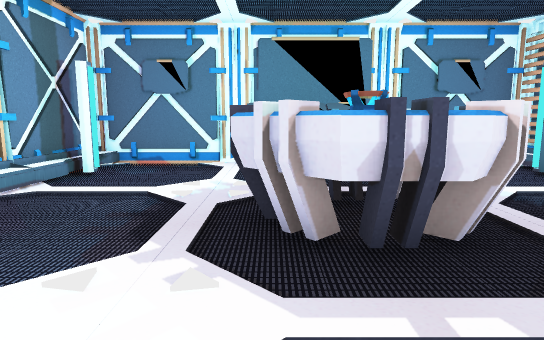
View 1 (above)

17 first-person views from a walk through a scene from a Unity 3-D project. The camera is 1.2 m above the floor, tilts 8° down and sees 75° across. Doors are open. The floor is counted in squares, 1 m on a side. Each view is taken from the middle of a square. On the plan, view 1 faces up. The plan holds only what a view shows up to about 14 squares ahead; the rest is blank. The place goes on beyond the plan.

View 2
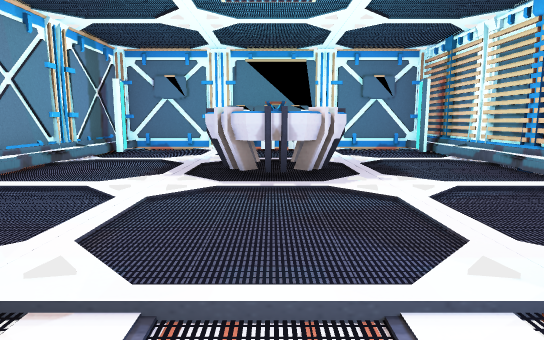

View 3
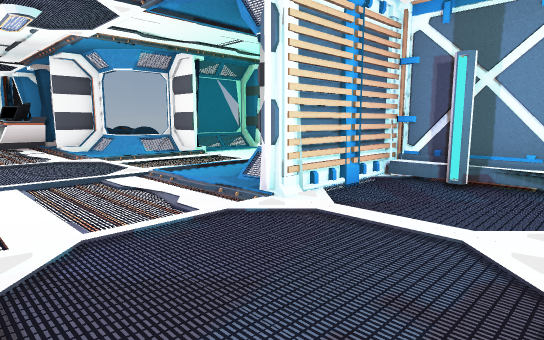

View 4
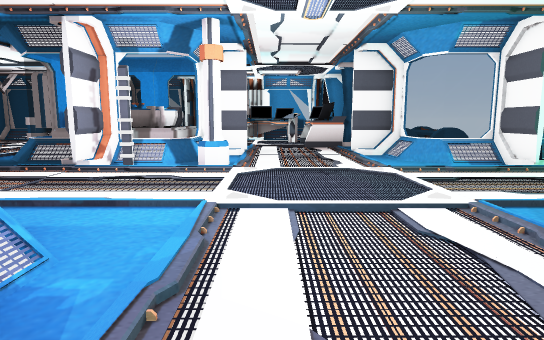

View 5
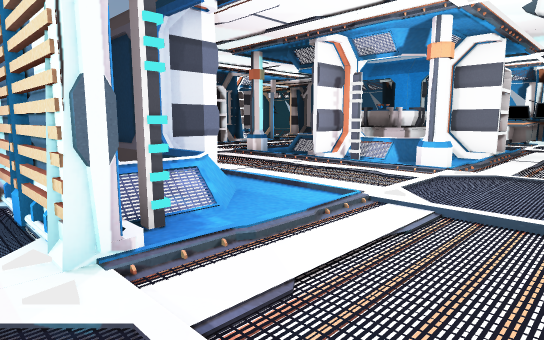

View 6
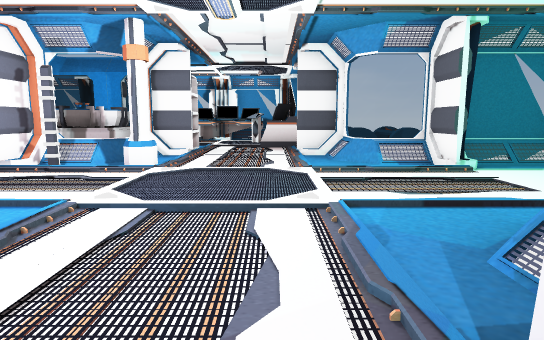

View 7
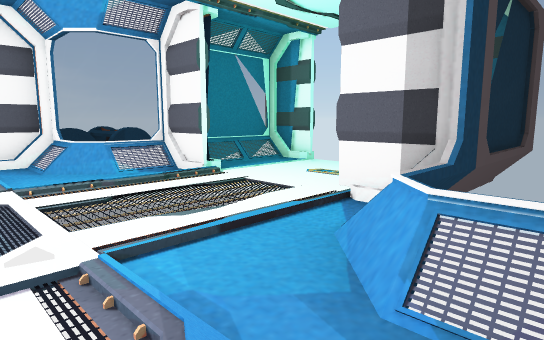

View 8
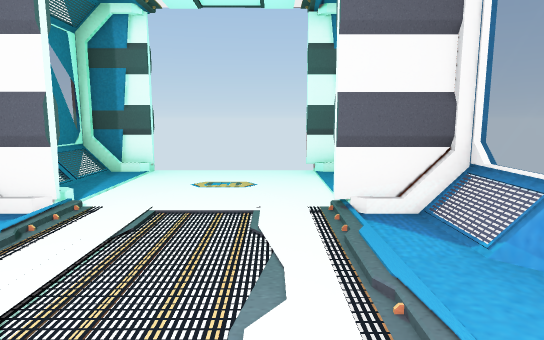

View 9
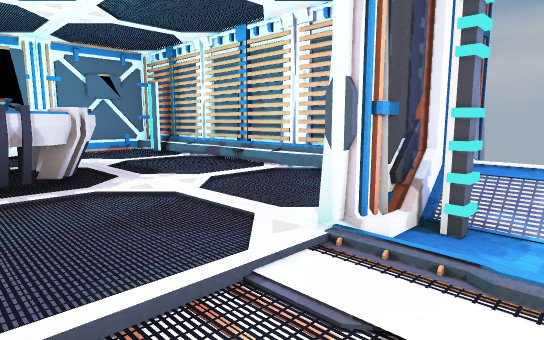

View 10
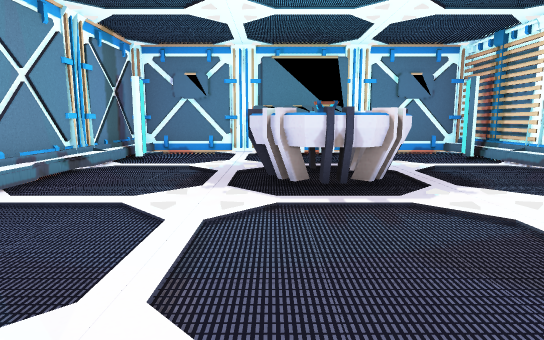

View 11
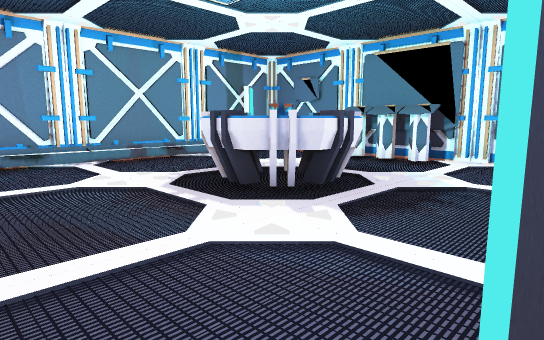

View 12
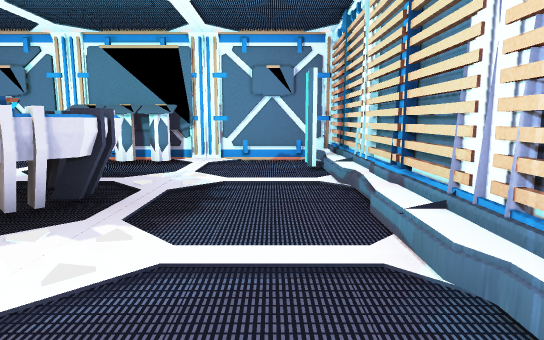

View 13
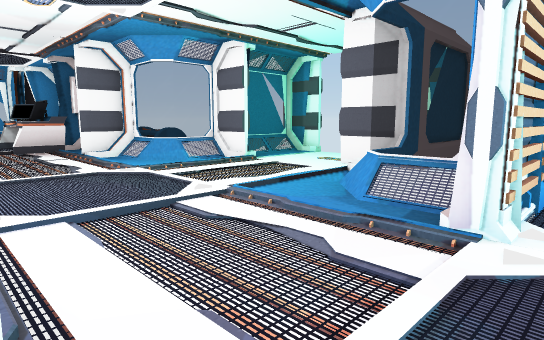

View 14
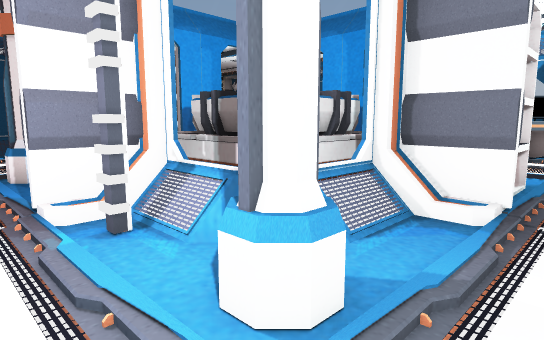

View 15
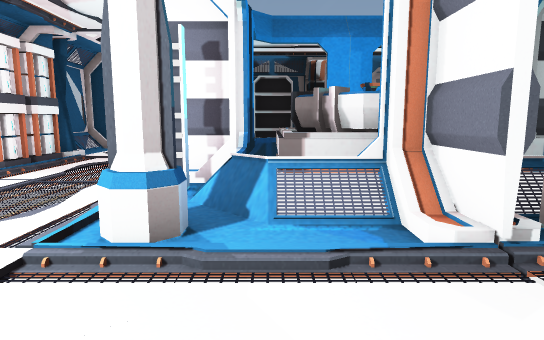

View 16
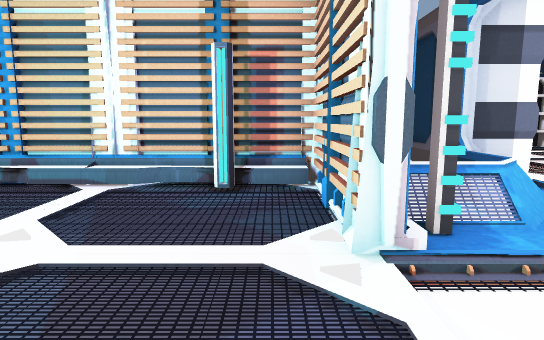

View 17
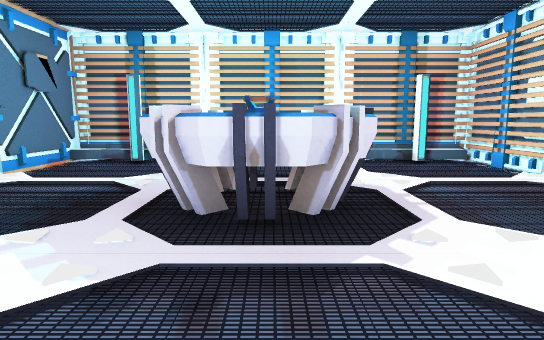

### Floor plan
Key: @ floor where view 1 was taken; # wall or solid block; x gap in a wall; . main floor; : floor 0.25 m higher than the main floor; / step, stairs or slope; D open door; = window, fence, low wall or low ledge; O other object.
Columns run from 9 left of view 1 to 9 right of it. Each row starts with its distance up from view 1.
 10     #############
  9     #...OOOO....#
  8     ##.........##
  7     #...........#
  6     #.....O.....#
  5     #....OOO....#
  4     #....OOOO...#
  3     #....OOO....#
  2     #...........#
  1     #...........#
  0     ##...@.....##
 -1     #...........#
 -2     ####DDDDD####
 -3     ##=/.....####
 -4 ##==#==/.....#==##
 -5 ##/ #//.........###
 -6 D...D...........D#
 -7 D...D...........D#
 -8 D...D...........D.
 -9 D...D...........Dx
-10 D...D.......O..#D.
-11 ##//#/=.....OO//#:
-12  =####=/...../=OO==
-13       =/...../OOOO=
-14       ##DDDDD#OOO #
-15         .x. OOOO  =
-16             OOOO#=

Where each view was taken, in squares from view 1:
view 1: 0 up, 0 right, facing up
view 2: 4 down, 1 right, facing up
view 3: 2 up, 3 right, facing down-left
view 4: 1 down, 2 right, facing down
view 5: 1 down, 0 right, facing down-right
view 6: 1 down, 0 right, facing down
view 7: 3 down, 0 right, facing down-left
view 8: 7 down, 0 right, facing left
view 9: 4 down, 0 right, facing up-right
view 10: 3 down, 0 right, facing up
view 11: 1 down, 6 right, facing up-left
view 12: 1 down, 5 right, facing up
view 13: 1 down, 3 right, facing down-left
view 14: 9 down, 2 right, facing down-right
view 15: 12 down, 0 right, facing right
view 16: 1 down, 0 right, facing right
view 17: 4 up, 4 left, facing right
